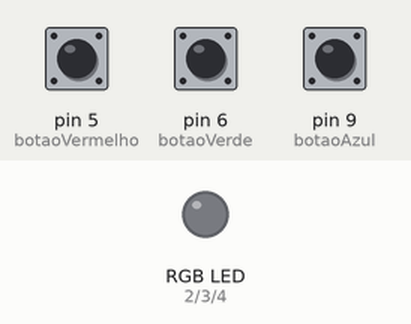
This sketch was run on a simulated Arduino Uno, built with avr-gcc and run on an emulated ATmega328P. Shown: an RGB LED mixed from three pins (HIGH = lit). The test bench sets the inputs (shaded band); at power-on: pin 5 (botaoVermelho) HIGH, pin 9 (botaoAzul) HIGH, pin 6 (botaoVerde) HIGH. Dim RGB values are drawn brighter than linear.

Above: at 1.2 s.
1.3 s: pin 5 (botaoVermelho) pulled LOW for 0.15 s
At 1.4 s:
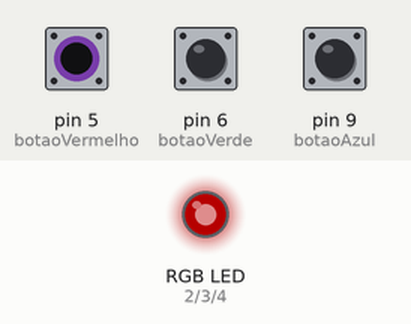
3.0 s: pin 9 (botaoAzul) pulled LOW for 0.15 s
At 4.2 s:
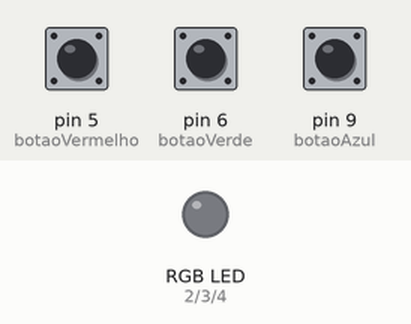
4.7 s: pin 6 (botaoVerde) pulled LOW for 0.15 s
At 4.8 s:
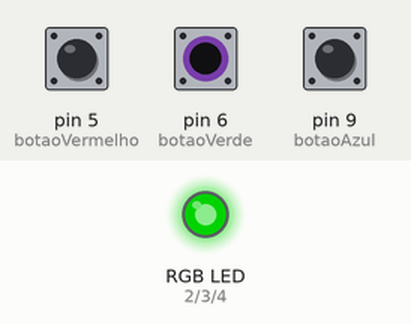
6.4 s: pin 5 (botaoVermelho) pulled LOW for 1 s
At 8.6 s:
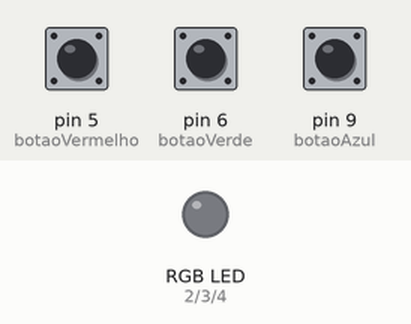
8.9 s: pin 6 (botaoVerde) pulled LOW for 1 s
At 9.7 s:
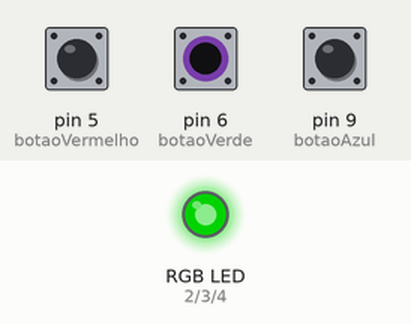
11.4 s: pin 9 (botaoAzul) pulled LOW for 1 s
At 11.9 s:
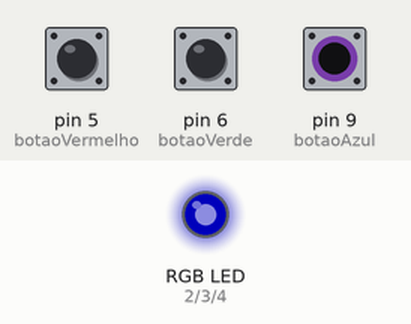
Timing chart, 0 to 14.4 s (numbered marks = the images above; inputs shaded):
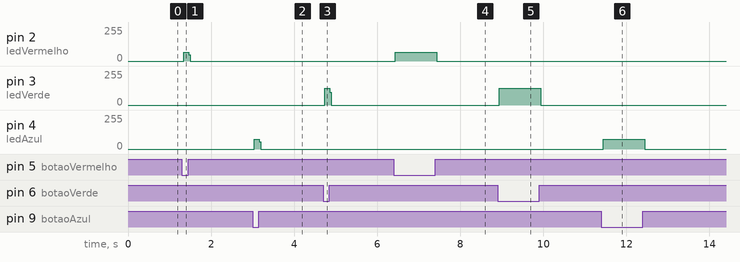

The sketch:

ledRGB.ino
```cpp
#define ledVermelho 2
#define ledVerde 3
#define ledAzul 4
#define botaoVermelho 5
#define botaoVerde 6
#define botaoAzul 9

void setup(){
  pinMode(ledVermelho, OUTPUT);
  pinMode(ledVerde, OUTPUT);
  pinMode(ledAzul, OUTPUT);
  pinMode(botaoVermelho, INPUT_PULLUP);
  pinMode(botaoVerde, INPUT_PULLUP);
  pinMode(botaoAzul, INPUT_PULLUP);
}

void loop(){
  digitalWrite(ledVermelho, LOW);
  digitalWrite(ledAzul, LOW);
  digitalWrite(ledVerde, LOW);

  if(digitalRead(botaoVermelho) == LOW){
    digitalWrite(ledVermelho, HIGH);
  }
  else if(digitalRead(botaoVerde) == LOW){
    digitalWrite(ledVerde, HIGH);
  }
  else if(digitalRead(botaoAzul) == LOW){
    digitalWrite(ledAzul, HIGH);
  }
  else if(digitalRead(botaoVermelho) == LOW && digitalRead(botaoVerde) == LOW){
    digitalWrite(ledVermelho, HIGH);
    digitalWrite(ledVerde, HIGH);
  }
  else if(digitalRead(botaoAzul) == LOW && digitalRead(botaoVerde) == LOW){
    digitalWrite(ledAzul, HIGH);
    digitalWrite(ledVerde, HIGH);
  }
  else if(digitalRead(botaoVermelho) == LOW && digitalRead(botaoAzul) == LOW){
    digitalWrite(ledVermelho, HIGH);
    digitalWrite(ledAzul, HIGH);
  }

}
```

Measured:
- after the input at 1.3 s, pin 2 (ledVermelho): 0/255 → 65/255 at once, → 0/255 0.12 s later
- after the input at 3.0 s, pin 4 (ledAzul): 0/255 → 75/255 at once, → 0/255 0.12 s later
- after the input at 4.7 s, pin 3 (ledVerde): 0/255 → 127/255 at once, → 0/255 0.12 s later
- after the input at 6.4 s, pin 2 (ledVermelho): 0/255 → 65/255 at once, → 0/255 1.0 s later
- after the input at 8.9 s, pin 3 (ledVerde): 0/255 → 127/255 at once, → 0/255 1.0 s later
- after the input at 11.4 s, pin 4 (ledAzul): 0/255 → 75/255 at once, → 0/255 1.0 s later
